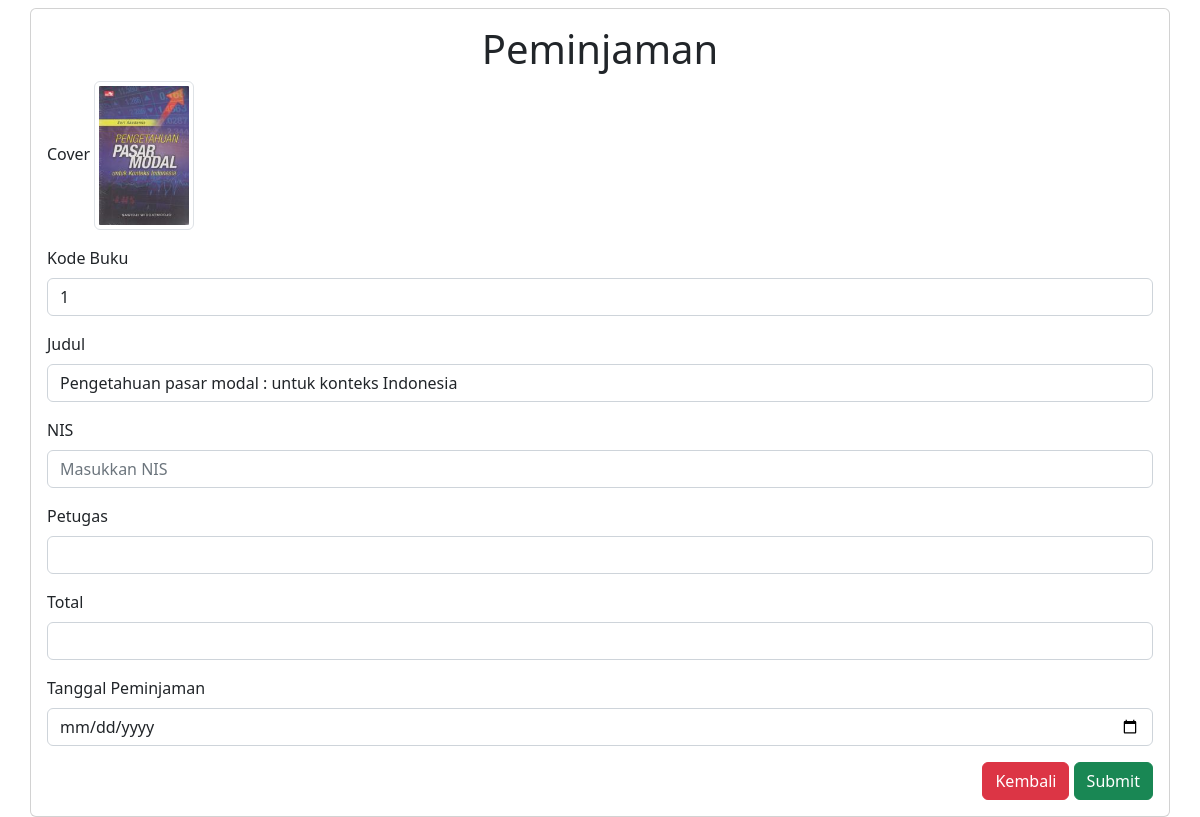
The app's page /peminjaman.php?id_buku=1 with its own data.
### tables this page shows
CREATE TABLE `buku` (
  `id_buku` int(11) NOT NULL,
  `penulis` varchar(50) NOT NULL,
  `tahun` year(4) NOT NULL,
  `judul` varchar(255) NOT NULL,
  `kota` varchar(50) NOT NULL,
  `penerbit` varchar(50) NOT NULL,
  `cover` varchar(255) NOT NULL,
  `sinopsi` text NOT NULL,
  `stok` int(3) NOT NULL
);

### peminjaman.php (the view, shortened to what this page needs)
<?php
include 'config.php';
$id_buku = $_GET['id_buku'];
	$ambil = mysqli_query($conn, "SELECT * FROM buku WHERE id_buku='$id_buku';");
	while($data = mysqli_fetch_assoc($ambil)) {
?>
<!DOCTYPE html>
<html lang="en">
<head>
    <link rel="stylesheet" href="assets/bootstrap/css/bootstrap.min.css">
</head>
<body>
<div class="container card p-3 mt-2">
		<h1 class="text-center">Peminjaman</h1>
		<form action="" method="post" enctype="multipart/form-data">
				<div class="mb-3">
					<label for="" class="form-label">Cover</label>
					<img src="assets/cover/<?php echo $data['cover'] ?>" class= "img-thumbnail" alt="" style="width: 100px;">
            	</div>
				<div class="mb-3">
					<label for="" class="form-label">Kode Buku</label>
					<input type="text" class="form-control" name="id_buku" value="<?php echo $data['id_buku'] ?>"></input>
				</div>
				<div class="mb-3">
					<label for="" class="form-label">Judul</label>
					<input type="text" class="form-control" name="judul" value="<?php echo $data['judul'] ?>"></input>
				</div>
				<div class="mb-3">
					<label for="" class="form-label">NIS</label>
					<input type="text" class="form-control" name="nis" placeholder="Masukkan NIS" required></input>
				</div>
				<div class="mb-3">
					<label for="" class="form-label">Petugas</label>
					<input type="text" class="form-control" name="nip" value="<?= $_SESSION['nip'] ?>"></input>
				</div>
				<div class="mb-3">
					<label for="" class="form-label">Total</label>
					<input type="number" class="form-control" name="total" ></input>
				</div>
				<div class="mb-3">
					<label for="" class="form-label">Tanggal Peminjaman</label>
					<input type="date" class="form-control" value="" name="pinjam"></input>
				</div>
			<div class="text-end">
			<a href="home.php" type="button" class="btn btn-danger"> Kembali </a>
			<button type="submit" name="submit" type="button" class="btn btn-success"> Submit </button>
		</div>
		</form>
	</div>
</body>
</html>
<?php }
?>

### records on screen
buku: cover (picture), id_buku "1", judul "Pengetahuan pasar modal : untuk konteks Indonesia"
